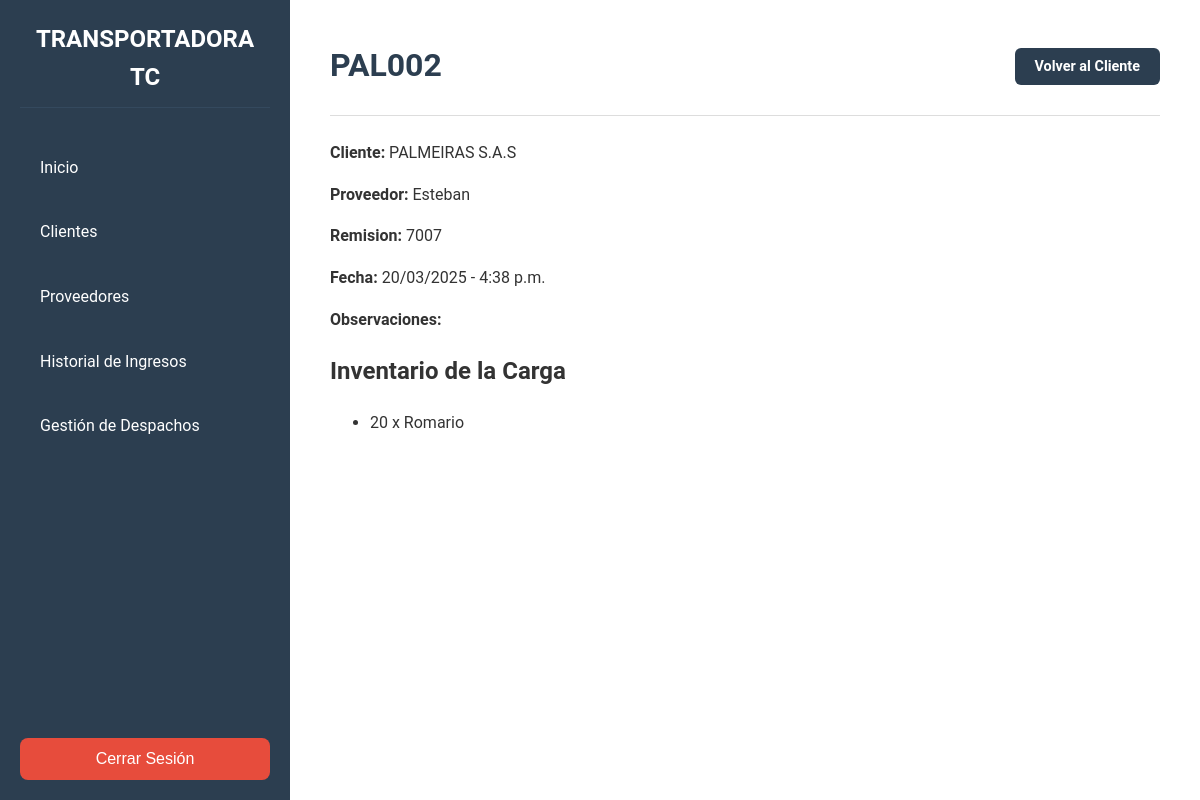
The app's page /cargas/detalle_carga/2/ with its own data.
### cargas/models.py (models this page shows, shortened)
class Carga(models.Model):
    nombre = models.CharField(max_length=20, unique=True)
    cliente = models.ForeignKey(Cliente, on_delete=models.CASCADE, related_name='cargas')
    proveedor = models.ForeignKey(Proveedor, on_delete=models.CASCADE, related_name='cargas')
    fecha = models.DateTimeField(auto_now_add=True)
    remision = models.CharField(unique=True, max_length=20)
    observacion = models.TextField(blank=True, null=True)
    archivo_factura = models.FileField(upload_to='facturas/', blank=True, null=True)

class InventarioCarga(models.Model):
    carga = models.ForeignKey(Carga, on_delete=models.CASCADE, related_name='inventario')
    producto = models.ForeignKey(Producto, on_delete=models.CASCADE)
    cantidad = models.IntegerField()

class Producto(models.Model):
    nombre = models.CharField(max_length=100)
    descripcion = models.TextField(blank=True, null=True)
    fecha_creacion = models.DateTimeField(auto_now_add=True)

### clientes/models.py (models this page shows, shortened)
class Cliente(models.Model):
    nit = models.CharField(max_length=255, default="", unique=True, blank=False)
    nombre = models.CharField(max_length=255, blank=False)
    email = models.EmailField()
    telefono = models.CharField(max_length=15)
    ciudad = models.CharField(max_length=255)
    direccion = models.CharField(max_length=255)
    proveedores = models.ManyToManyField(Proveedor, related_name="clientes", blank=True)
    fecha_creacion = models.DateTimeField(auto_now_add=True)

### proveedores/models.py (models this page shows, shortened)
class Proveedor(models.Model):
    nit = models.CharField(default='',max_length=255, unique=True, blank=True, null=True)
    nombre = models.CharField(max_length=255)
    contacto = models.CharField(default='',max_length=255, null=True,blank=True)
    fecha_creacion = models.DateTimeField(auto_now_add=True)

### cargas/views.py (the view)
# urls.py: path('detalle_carga/<int:carga_id>/', views.detalle_carga, name='detalle_carga'),  # Usar carga_id
def detalle_carga(request, carga_id):
    carga = get_object_or_404(Carga, id=carga_id)  # Usar get() para obtener una única carga
    inventario = carga.inventario.all()  # Obtener el inventario de la carga
    return render(request, 'cargas/detalle_carga.html', {'carga': carga, 'inventario': inventario})

### cargas/templates/cargas/detalle_carga.html (shortened to what this page needs)
{% extends 'base.html' %}
{% block content %}
<main class="main-content">
    <header class="content__header">
        <h1 class="content__title">{{ carga.nombre }}</h1>
        <div>
            <a href="{% url 'detalle_cliente' carga.cliente.nombre %}" class="btn btn--primary">Volver al Cliente</a>
        </div>
    </header>
    <hr class="divider">
    <section class="carga__details">
        <p><strong>Cliente:</strong> {{ carga.cliente.nombre }}</p>
        <p><strong>Proveedor:</strong> {{ carga.proveedor.nombre }}</p>
        <p><strong>Remision:</strong> {{ carga.remision }}</p>
        <p><strong>Fecha:</strong> {{ carga.fecha|date:"d/m/Y - P" }}</p>
        <p><strong>Observaciones:</strong> {{ carga.observaciones }}</p>
    </section>
    <section class="inventario__list">
        <h2>Inventario de la Carga</h2>
        {% if inventario %}
            <ul>
                {% for item in inventario %}
                    <li>{{ item.cantidad }} x {{ item.producto.nombre }}</li>
                {% endfor %}
            </ul>
        {% else %}
            <p>No hay productos registrados en esta carga.</p>
        {% endif %}
    </section>
</main>
{% endblock %}

### static/css/styles.css (style rules this page uses)
:root { --color-primary: #2c3e50; --color-secondary: #1abc9c; --color-danger: #e74c3c; --color-success: #28a745; --color-text: #333; --color-text-light: #6c757d; --color-bg: #f8f9fa; --color-white: #fff; --color-shadow: rgba(0, 0, 0, 0.1); --font-primary: 'Roboto', Arial, sans-serif; --sidebar-width: 250px; }
body { margin: 0; font-family: var(--font-primary); background-color: var(--color-bg); color: var(--color-text); line-height: 1.6; }
.btn { padding: 10px 20px; border-radius: 5px; text-decoration: none; font-weight: bold; transition: background-color 0.3s ease; }
.btn--primary { background-color: #007bff; color: var(--color-white); }
.main-content { margin: 0 auto; padding: 20px; }
.content__header { display: flex; justify-content: space-between; align-items: center; margin-bottom: 1.5rem; }
.content__title { font-size: 2rem; color: var(--color-primary); margin: 0; }
.divider { border: none; height: 1px; background-color: #ddd; margin: 1.5rem 0; }
.btn { padding: 10px 20px; border-radius: 6px; font-size: 0.9rem; font-weight: bold; text-align: center; cursor: pointer; transition: background-color 0.3s ease; border: none; }
.btn--primary { background-color: var(--color-primary); color: var(--color-white); }

### records on screen
Carga: nombre "PAL002", cliente.nombre "PALMEIRAS S.A.S", proveedor.nombre "Esteban", remision "7007", fecha "20/03/2025 - 4:38 p.m."
InventarioCarga: cantidad "20", producto.nombre "Romario"
